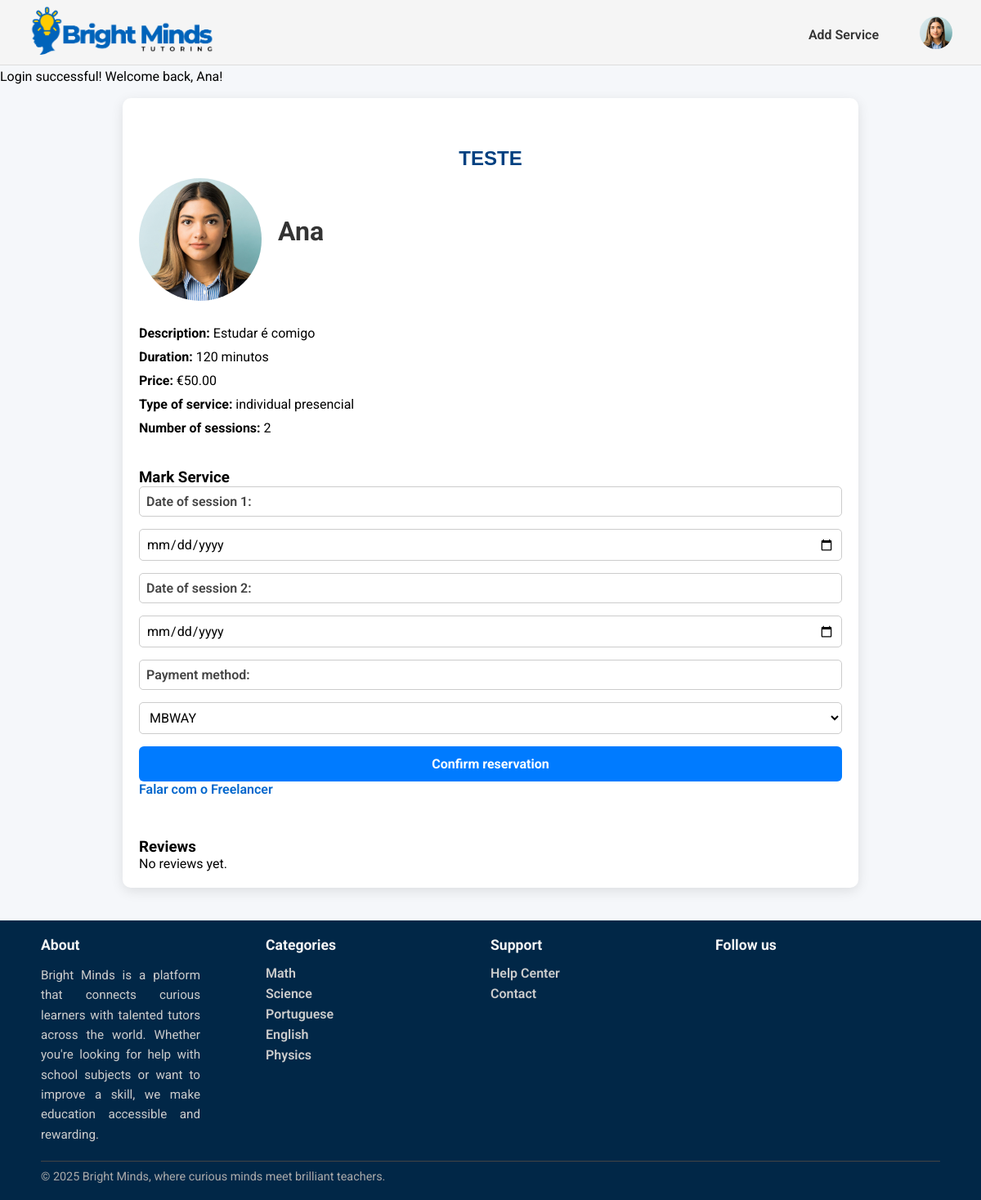
/pages/service_detail.php?id=2 (signed in), run on the app's committed database.
### tables this page shows
CREATE TABLE Service(
    service_id INTEGER PRIMARY KEY,
    freelancer_id INTEGER NOT NULL,
    title TEXT NOT NULL,
    category_name TEXT NOT NULL,
    description TEXT NOT NULL,
    duracao INTEGER NOT NULL,
    price REAL NOT NULL,
    service_type TEXT CHECK(service_type IN ('individual presencial', 'grupo presencial', 'individual online','grupo online', 'revisão trabalhos')) NOT NULL,
    num_sessoes INTEGER NOT NULL,
    status TEXT CHECK(status IN ('ativo', 'inativo')) DEFAULT 'ativo',
    max_students INTEGER,
    FOREIGN KEY (freelancer_id) REFERENCES Freelancers(freelancer_id) ON UPDATE CASCADE ON DELETE CASCADE,
    FOREIGN KEY (category_name) REFERENCES Category(category_name) ON UPDATE CASCADE ON DELETE RESTRICT
);

CREATE TABLE User (
    user_id INTEGER PRIMARY KEY,
    username TEXT UNIQUE NOT NULL,
    name TEXT NOT NULL,
    birth_date DATE,
    email TEXT UNIQUE NOT NULL,
    password TEXT NOT NULL,
    usertype TEXT CHECK(usertype IN ('student', 'tutor', 'admin')) NOT NULL,
    address TEXT,
    postal_code TEXT,
    city TEXT,
    registration_date DATE NOT NULL,
    profile_image TEXT
);

CREATE TABLE Category(
    category_name TEXT PRIMARY KEY
);

### pages/service_detail.php (called while the page is built, shortened)
<?php
require_once('../database/connection.db.php');
require_once('../database/service.class.php');
require_once('../database/user.class.php');
require_once('../database/review.class.php');
require_once('../utils/session.php');
require_once(__DIR__. '/../templates/services.tpl.php');
require_once('../database/categories.php');
$session = new Session();
$db = getDatabaseConnection();
$categories = getAllCategories($db);
$service_id = intval($_GET['id']);
$service = Service::getServiceById($db, $service_id);
$freelancer = User::getUserbyId($db, $service->freelancer_id);
$reviews = Review::getReviewsByServiceId($db, $service_id);
drawHeader($session);
drawServiceDetail($service, $freelancer, $reviews);
drawFooter($categories);
?>

### utils/session.php (called while the page is built, shortened)
<?php
  class Session {
    private array $messages;
    public function __construct() {
      $this->messages = isset($_SESSION['messages']) ? $_SESSION['messages'] : array();
    }
    public function isLoggedIn() : bool {
      return isset($_SESSION['id']);
    }
    public function getUserType() : ?string {
      return isset($_SESSION['user_type']) ? $_SESSION['user_type'] : null;
    }
    public function getPhoto(): ?string{
      return isset($_SESSION['photo']) ? $_SESSION['photo'] : null;
    }
    public function getMessages() {
      return $this->messages;
    }
  }
?>

### database/service.class.php (called while the page is built, shortened)
<?php
  class Service {
    public function __construct(int $service_id, int $freelancer_id, string $title, string $category_name, string $description, int $duracao, int $price, string $service_type, int $num_sessoes, ?int $max_students) {
        $this->freelancer_id = $freelancer_id;
        $this->title = $title;
        $this->description = $description;
        $this->duracao = $duracao;
        $this->price = $price;
        $this->service_type = $service_type;
        $this->num_sessoes= $num_sessoes;
    }
    public static function getServiceById(PDO $db, int $id): ?Service {
        $stmt = $db->prepare('SELECT * FROM Service WHERE service_id = ?');
        $stmt->execute([$id]);
        $row = $stmt->fetch(PDO::FETCH_ASSOC);
        return new Service(
            intval($row['service_id']),
            intval($row['freelancer_id']),
            $row['title'],
            $row['category_name'],
            $row['description'],
            $row['duracao'],
            intval($row['price']),
            $row['service_type'],
            intval($row['num_sessoes']),
            isset($row['max_students']) ? intval($row['max_students']) : null,
        );
    }
}
?>

### database/user.class.php (called while the page is built, shortened)
<?php
  class User {
    public ?string $profile_image;
    public function __construct(int $id, string $username, string $name, string $email, string $password, string $user_type, string $registration_date, ?string $birth_date, ?string $address, ?string $postal_code, ?string $city, ?string $profile_image) {
      $this->id = $id;
      $this->name= $name;
      $this->profile_image= $profile_image;
    }
    static function getUserbyId(PDO $db, int $id) : User {
      $stmt = $db->prepare('SELECT * FROM User WHERE user_id = ?');
      $stmt->execute(array($id));
      $user = $stmt->fetch();
      return new User(
          intval($user['user_id']),
          $user['username'],
          $user['name'],
          $user['email'],
          $user['password'],
          $user['usertype'],
          $user['registration_date'],
          $user['birth_date'],
          $user['address'],
          $user['postal_code'],
          $user['city'],
          $user['profile_image']
        );
    }
    function getPhoto() : string {
      $photo = $this->profile_image ?? "/docs/profile_img/default.png";
      if (file_exists(__DIR__ . '/..' . $photo)) {
        return $photo;
      } else {
      return "/docs/profile_img/default.png";
      }
    }
  }
?>

### database/categories.php (called while the page is built, shortened)
<?php
  function getAllCategories(PDO $db) {
    $stmt = $db->prepare('SELECT category_name
                          FROM Category');
    $stmt->execute();
    return $stmt->fetchAll();
  }
?>

### templates/services.tpl.php (the view, shortened to what this page needs)
<?php function drawServiceDetail($service, $freelancer, $reviews) { ?>
<section id="service-detail">
  <h1><?= htmlspecialchars($service->title) ?></h1>
  <div class="freelancer-info">
    <img src="<?= htmlspecialchars($freelancer->getPhoto()) ?>" alt="Photo of <?= htmlspecialchars($freelancer->name) ?>" />
    <h2><?= htmlspecialchars($freelancer->name) ?></h2>
  </div>
  <div class="service-info">
    <p><strong>Description:</strong> <?= nl2br(htmlspecialchars($service->description)) ?></p>
    <p><strong>Duration:</strong> <?= htmlspecialchars($service->duracao) ?> minutos</p>
    <p><strong>Price:</strong> €<?= number_format($service->price, 2) ?></p>
    <p><strong>Type of service:</strong> <?= htmlspecialchars($service->service_type) ?></p>
    <p><strong>Number of sessions:</strong> <?= htmlspecialchars($service->num_sessoes) ?></p>
  </div>
  <div class="booking-form">
    <h3>Mark Service</h3>
    <form action="../actions/action_booking.php" method="POST">
      <?php for ($i = 1; $i <= $service->num_sessoes; $i++): ?>
      <label for="date<?= $i ?>">Date of session <?= $i ?>:</label>
      <input type="date" id="date<?= $i ?>" name="dates[]" required />
    <?php endfor; ?>
      <label for="payment_method">Payment method:</label>
      <select name="payment_method" id="payment_method" required>
        <option value="MBWAY">MBWAY</option>
      </select>
      <button type="submit">Confirm reservation</button>
    </form>
  </div>
  <div class="contact-freelancer">
    <a href="chat.php?user=<?= $freelancer->id ?>" class="btn"> Falar com o Freelancer</a>
  </div>
  <div class="reviews">
    <h3>Reviews</h3>
    <?php if (count($reviews) === 0) { ?>
      <p>No reviews yet.</p>
    <?php } ?>
  </div>
</section>
<?php } ?>

### templates/common.tpl.php (shortened to what this page needs)
<?php
    require_once(__DIR__. '/../utils/session.php');
    require_once(__DIR__.'/../database/user.class.php');
?>
<?php function drawHeader(Session $session){ ?>
    <!DOCTYPE html>
    <html>
        <head>
            <link rel="stylesheet" href="../css/style.css">
            <link rel="stylesheet" href="../css/profile.css">
            <link rel="stylesheet" href="../css/services.css">
            <link rel="stylesheet" href="../css/service_detail.css">
            <link rel="stylesheet" href="../css/admin.css">
            <link rel="stylesheet" href="../css/services_manage.css">
            <link rel="stylesheet" href="../css/client_booking.css">
            <link rel="stylesheet" href="../css/message.css">
        </head>
        <body>
            <header>
                <nav>
                    <a href="../pages/index.php"><img id="logo" src="../docs/BrightMinds_logo.png" alt="BrightMinds Logo"></a>
                    <?php
                        if($session->isLoggedIn()) drawUserNav($session);
                        else drawVisitorNav();
                    ?>
                </nav>
                <section id="messages">
                    <?php foreach ($session->getMessages() as $messsage) { ?>
                        <article class="<?=$messsage['type']?>">
                            <?=$messsage['text']?>
                        </article>
                    <?php } ?>
                </section>
            </header>
            <main>
<?php } ?>
<?php function drawUserNav(Session $session) { ?>
    <div class="user-nav">
        <?php if($session->getUserType()==='student'){ ?>
            <a href="../pages/become_freelancer.php">Become a Tutor</a>
        <?php } else { ?>
            <a href="../pages/add_service.php">Add Service</a>
        <?php } ?>
        <div class="profile-dropdown">
            <button type="button" class="profile-button" onclick="toggleProfileMenu()">
                <img src="<?= $session->getPhoto() ?>" alt="Profile image" class="profile-image">
            </button>
        </div>
    </div>
<?php } ?>
<?php function drawFooter(array $categories){ ?>
            </main>
            <footer>
                <div class="footer-content">
                    <section class="footer-column">
                        <h3>About</h3>
                        <p class="footer-about">
                            Bright Minds is a platform that connects curious learners with talented tutors across the world.
                            Whether you're looking for help with school subjects or want to improve a skill, we make education accessible and rewarding.
                        </p>
                    </section>
                    <section class="footer-column">
                        <h3>Categories</h3>
                        <ul>
                            <?php foreach($categories as $category){ ?>
                                <li>
                                    <a href=""><?=$category['category_name']?>
                                    </a>
                                </li>
                            <?php } ?>
                        </ul>
                    </section>
                    <section class="footer-column">
                        <h3>Support</h3>
                        <ul>
                            <li><a href="#">Help Center</a></li>
                            <li><a href="#">Contact</a></li>
                        </ul>
                    </section>
                    <section class="footer-column">
                        <h3>Follow us</h3>
                    </section>
                    <div class="footer-bottom">
                        <hr>
                        <p>© 2025 Bright Minds, where curious minds meet brilliant teachers.</p>
                    </div>
                </div>
            </footer>
        </body>
    </html>
<?php } ?>

### css/style.css (style rules this page uses)
* { font-family: "Roboto"; margin:0; padding:0; box-sizing: border-box; }
body { background-color: #f5f7fa; }
header { font-family: "Roboto"; font-style: normal; background-color: whitesmoke; border-bottom: 1px solid #ddd; height: 80px; width: 100%; position: sticky; top:0; left:0; }
nav { display: flex; align-items: center; justify-content: space-between; padding: 5px 35px; }
#logo { height:70px; width: auto; }
a { text-decoration:none; }
.visitor-nav-links li a, .user-nav a { color: #333; font-weight: 600; font-size: 16px; }
.user-nav { display: flex; align-items: center; gap: 50px; }
.user-nav > a { color: #333; font-weight: 600; font-size: 16px; }
.profile-button { background:none; border:none; cursor:pointer; padding:0; }
.profile-image { width: 40px; height: 40px; border-radius: 50%; object-fit: cover; }
.profile-dropdown { position: relative; }
footer { font-family: "Roboto", sans-serif; background-color: #012747; color: #fff; padding: 20px 50px; }
.footer-content { display:grid; grid-template-columns: repeat(4, 1fr); grid-template-rows: auto auto; row-gap: 20px; }
.footer-about { font-size: 0.95rem; line-height: 1.6; text-align: justify; color: #ccc; max-width: 280px; }
.footer-column:first-child { padding-right: 80px; }
.footer-bottom { grid-column: 1 / -1; }
.footer-column h3 { font-size: 1.1rem; margin-bottom: 15px; color: #f5f5f5; }
.footer-column ul { list-style: none; }
.footer-column ul li { margin-bottom: 6px; }
.footer-column ul li a { text-decoration: none; color: #ccc; }
.footer-bottom { text-align: start; font-size: 0.9rem; color: #aaa; }
.footer-bottom hr { border: none; border-top: 1px solid #444; margin-bottom: 10px; }

### css/profile.css (style rules this page uses)
* { font-family: 'Roboto', sans-serif; margin: 0; padding: 0; box-sizing: border-box; }
h2 { font-size: 2rem; color: #333; margin-bottom: 20px; text-align: center; }
label { font-size: 1rem; color: #444; font-weight: 600; }
input[type="text"], input[type="date"], textarea, select { padding: 12px; font-size: 1rem; border: 1px solid #ccc; border-radius: 6px; background-color: #fff; transition: border-color 0.3s ease, background-color 0.3s ease; }
button[type="submit"] { padding: 12px; background-color: #4a90e2; color: white; border: none; border-radius: 6px; font-size: 1rem; font-weight: bold; cursor: pointer; transition: background-color 0.3s ease; width: 100%; }

### css/service_detail.css (style rules this page uses)
#service-detail { max-width: 900px; margin: 40px auto; padding: 20px; background: white; border-radius: 10px; box-shadow: 0 4px 15px rgba(0,0,0,0.1); }
#service-detail > h1 { margin-top: 40px; margin-bottom: 10px; }
.freelancer-info { display: flex; align-items: center; gap: 20px; margin-bottom: 30px; }
.freelancer-info img { width: 150px; height: 150px; border-radius: 50%; object-fit: cover; }
.service-info p { margin: 10px 0; font-size: 16px; }
.booking-form { margin-top: 40px; }
.booking-form label, .booking-form select, .booking-form input { display: block; width: 100%; margin-bottom: 15px; font-size: 16px; padding: 8px; border-radius: 5px; border: 1px solid #ccc; }
.booking-form button { background-color: #007bff; color: white; padding: 12px; border: none; border-radius: 6px; cursor: pointer; font-size: 16px; width: 100%; }
.reviews { margin-top: 50px; }

### css/services_manage.css (style rules this page uses)
h1 { margin-top: 100px; color: #004080; }
a { color: #0066cc; text-decoration: none; }

### css/client_booking.css (style rules this page uses)
h1 { margin-top: 100px; color: #004080; font-family: Arial, sans-serif; font-weight: bold; text-align: center; margin-bottom: 40px; }
a { color: #0066cc; text-decoration: none; font-weight: 600; }

### data on the page
service: title "TESTE", description "Estudar é comigo", duracao "120", price "50.00", service_type "individual presencial", max_students "2"
user: profile_image (picture), name "Ana"
category: category_name "Math"
category: category_name "Science"
category: category_name "Portuguese"
category: category_name "English"
category: category_name "Physics"

### other printed values
$messsage['text'] "Login successful! Welcome back, Ana!"
